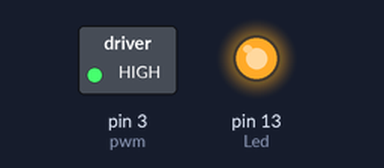
A sketch run on a simulated Arduino Uno, built with avr-gcc and run on an emulated ATmega328P. Shown: switched loads named in the sketch (green lamp = pin HIGH), output pins drawn as LEDs (lit = HIGH).

Above: at 1.5 s.
At 4.0 s:
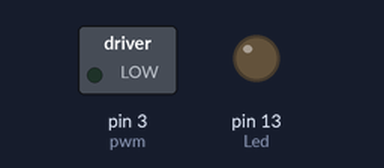
Timing chart, 0 to 6.5 s (numbered marks = the images above):
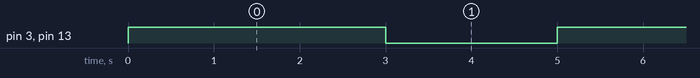

Measured:
- by itself, pin 3 (pwm), pin 13 (Led): alternates HIGH for 3.0 s and LOW for 2.0 s

The sketch:

motor.ino
```cpp
int pwm = 3;	//initializing pin 2 as pwm
//const int in_1 = 8 ;
//const int in_2 = 9 ;
int Led = 13;

//For providing logic to L298 IC to choose the direction of the DC motor

void setup()
{
pinMode(pwm,OUTPUT);  	//we have to set PWM pin as output
pinMode(Led, OUTPUT);
//pinMode(in_1,OUTPUT); 	//Logic pins are also set as output
//pinMode(in_2,OUTPUT);
}

void loop()
{
analogWrite(pwm,255);
digitalWrite(Led, HIGH);
delay(3000);
digitalWrite(Led, LOW);
analogWrite(pwm, 0);
delay(2000);
}
```
